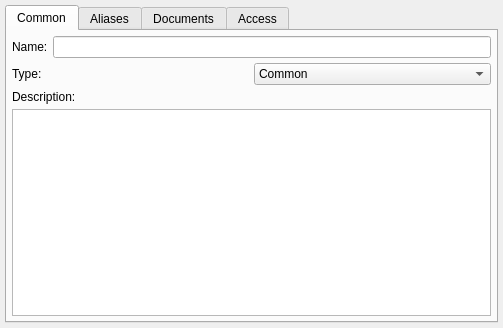
<?xml version="1.0" encoding="UTF-8"?>
<ui version="4.0">
 <class>dEditJournal</class>
 <widget class="QMainWindow" name="dEditJournal">
  <property name="geometry">
   <rect>
    <x>0</x>
    <y>0</y>
    <width>503</width>
    <height>328</height>
   </rect>
  </property>
  <property name="windowTitle">
   <string>Journal</string>
  </property>
  <widget class="QWidget" name="widget">
   <layout class="QGridLayout">
    <item row="0" column="0">
     <widget class="QTabWidget" name="tabWidget18">
      <property name="sizePolicy">
       <sizepolicy hsizetype="Expanding" vsizetype="Expanding">
        <horstretch>0</horstretch>
        <verstretch>0</verstretch>
       </sizepolicy>
      </property>
      <widget class="QWidget" name="tab">
       <attribute name="title">
        <string>Common</string>
       </attribute>
       <layout class="QGridLayout">
        <item row="0" column="0">
         <layout class="QHBoxLayout">
          <item>
           <widget class="QLabel" name="textLabel3">
            <property name="text">
             <string>Name:</string>
            </property>
            <property name="wordWrap">
             <bool>false</bool>
            </property>
           </widget>
          </item>
          <item>
           <widget class="QLineEdit" name="eName"/>
          </item>
         </layout>
        </item>
        <item row="3" column="0">
         <widget class="QTextEdit" name="eDescription"/>
        </item>
        <item row="1" column="0">
         <layout class="QHBoxLayout">
          <item>
           <widget class="QLabel" name="lType">
            <property name="text">
             <string>Type:</string>
            </property>
            <property name="wordWrap">
             <bool>false</bool>
            </property>
           </widget>
          </item>
          <item>
           <widget class="QComboBox" name="cbType">
            <item>
             <property name="text">
              <string>Common</string>
             </property>
            </item>
            <item>
             <property name="text">
              <string>Special</string>
             </property>
            </item>
            <item>
             <property name="text">
              <string>Othes</string>
             </property>
            </item>
           </widget>
          </item>
         </layout>
        </item>
        <item row="2" column="0">
         <widget class="QLabel" name="textLabel4">
          <property name="text">
           <string>Description:</string>
          </property>
          <property name="wordWrap">
           <bool>false</bool>
          </property>
         </widget>
        </item>
       </layout>
      </widget>
      <widget class="QWidget" name="tab">
       <attribute name="title">
        <string>Aliases</string>
       </attribute>
       <layout class="QGridLayout">
        <item row="0" column="0">
         <widget class="QTableWidget" name="tAliases">
          <property name="numRows" stdset="0">
           <number>0</number>
          </property>
          <property name="numCols" stdset="0">
           <number>0</number>
          </property>
         </widget>
        </item>
       </layout>
      </widget>
      <widget class="QWidget" name="TabPage">
       <attribute name="title">
        <string>Documents</string>
       </attribute>
       <layout class="QGridLayout">
        <item row="0" column="0">
         <layout class="QHBoxLayout">
          <item>
           <layout class="QHBoxLayout"/>
          </item>
          <item>
           <layout class="QVBoxLayout">
            <item>
             <spacer>
              <property name="orientation">
               <enum>Qt::Vertical</enum>
              </property>
              <property name="sizeType">
               <enum>QSizePolicy::Expanding</enum>
              </property>
              <property name="sizeHint" stdset="0">
               <size>
                <width>20</width>
                <height>40</height>
               </size>
              </property>
             </spacer>
            </item>
            <item>
             <widget class="QPushButton" name="bAddDoc">
              <property name="sizePolicy">
               <sizepolicy hsizetype="Minimum" vsizetype="Fixed">
                <horstretch>0</horstretch>
                <verstretch>0</verstretch>
               </sizepolicy>
              </property>
              <property name="text">
               <string/>
              </property>
              <property name="icon">
               <iconset>
                <normaloff/>
               </iconset>
              </property>
             </widget>
            </item>
            <item>
             <widget class="QPushButton" name="bRemoveDoc">
              <property name="sizePolicy">
               <sizepolicy hsizetype="Minimum" vsizetype="Fixed">
                <horstretch>0</horstretch>
                <verstretch>0</verstretch>
               </sizepolicy>
              </property>
              <property name="text">
               <string/>
              </property>
              <property name="icon">
               <iconset>
                <normaloff/>
               </iconset>
              </property>
             </widget>
            </item>
            <item>
             <widget class="QPushButton" name="bMoveUp">
              <property name="sizePolicy">
               <sizepolicy hsizetype="Minimum" vsizetype="Fixed">
                <horstretch>0</horstretch>
                <verstretch>0</verstretch>
               </sizepolicy>
              </property>
              <property name="text">
               <string/>
              </property>
              <property name="icon">
               <iconset>
                <normaloff/>
               </iconset>
              </property>
             </widget>
            </item>
            <item>
             <widget class="QPushButton" name="bMoveDown">
              <property name="sizePolicy">
               <sizepolicy hsizetype="Minimum" vsizetype="Fixed">
                <horstretch>0</horstretch>
                <verstretch>0</verstretch>
               </sizepolicy>
              </property>
              <property name="text">
               <string/>
              </property>
              <property name="icon">
               <iconset>
                <normaloff/>
               </iconset>
              </property>
             </widget>
            </item>
            <item>
             <spacer>
              <property name="orientation">
               <enum>Qt::Vertical</enum>
              </property>
              <property name="sizeType">
               <enum>QSizePolicy::Expanding</enum>
              </property>
              <property name="sizeHint" stdset="0">
               <size>
                <width>20</width>
                <height>56</height>
               </size>
              </property>
             </spacer>
            </item>
           </layout>
          </item>
         </layout>
        </item>
       </layout>
      </widget>
      <widget class="QWidget" name="TabPage">
       <attribute name="title">
        <string>Access</string>
       </attribute>
       <layout class="QGridLayout">
        <item row="0" column="0">
         <widget class="QTableWidget" name="tRoles">
          <property name="selectionMode">
           <enum>QAbstractItemView::ExtendedSelection</enum>
          </property>
          <property name="showGrid">
           <bool>false</bool>
          </property>
          <property name="numRows" stdset="0">
           <number>0</number>
          </property>
          <property name="numCols" stdset="0">
           <number>2</number>
          </property>
          <column>
           <property name="text">
            <string>Read</string>
           </property>
          </column>
          <column>
           <property name="text">
            <string>Write</string>
           </property>
          </column>
         </widget>
        </item>
       </layout>
      </widget>
     </widget>
    </item>
   </layout>
  </widget>
  <action name="Action">
   <property name="iconText">
    <string>Action</string>
   </property>
   <property name="name" stdset="0">
    <string>Action</string>
   </property>
  </action>
  <action name="Action_2">
   <property name="iconText">
    <string>Action_2</string>
   </property>
   <property name="name" stdset="0">
    <string>Action_2</string>
   </property>
  </action>
 </widget>
 <layoutdefault spacing="5" margin="5"/>
 <pixmapfunction>rcIcon</pixmapfunction>
 <includes>
  <include location="local">mdtree.h</include>
  <include location="local">atreeitems.h</include>
  <include location="local">aliaseditor.h</include>
  <include location="local">mainform.h</include>
  <include location="local">roleeditor.h</include>
 </includes>
 <resources/>
 <connections>
  <connection>
   <sender>cbType</sender>
   <signal>activated(int)</signal>
   <receiver>dEditJournal</receiver>
   <slot>typeChange()</slot>
   <hints>
    <hint type="sourcelabel">
     <x>20</x>
     <y>20</y>
    </hint>
    <hint type="destinationlabel">
     <x>20</x>
     <y>20</y>
    </hint>
   </hints>
  </connection>
  <connection>
   <sender>bAddDoc</sender>
   <signal>clicked()</signal>
   <receiver>dEditJournal</receiver>
   <slot>addDoc()</slot>
   <hints>
    <hint type="sourcelabel">
     <x>20</x>
     <y>20</y>
    </hint>
    <hint type="destinationlabel">
     <x>20</x>
     <y>20</y>
    </hint>
   </hints>
  </connection>
  <connection>
   <sender>bRemoveDoc</sender>
   <signal>clicked()</signal>
   <receiver>dEditJournal</receiver>
   <slot>removeDoc()</slot>
   <hints>
    <hint type="sourcelabel">
     <x>20</x>
     <y>20</y>
    </hint>
    <hint type="destinationlabel">
     <x>20</x>
     <y>20</y>
    </hint>
   </hints>
  </connection>
  <connection>
   <sender>bMoveUp</sender>
   <signal>clicked()</signal>
   <receiver>dEditJournal</receiver>
   <slot>moveUp()</slot>
   <hints>
    <hint type="sourcelabel">
     <x>20</x>
     <y>20</y>
    </hint>
    <hint type="destinationlabel">
     <x>20</x>
     <y>20</y>
    </hint>
   </hints>
  </connection>
  <connection>
   <sender>bMoveDown</sender>
   <signal>clicked()</signal>
   <receiver>dEditJournal</receiver>
   <slot>moveDown()</slot>
   <hints>
    <hint type="sourcelabel">
     <x>20</x>
     <y>20</y>
    </hint>
    <hint type="destinationlabel">
     <x>20</x>
     <y>20</y>
    </hint>
   </hints>
  </connection>
 </connections>
</ui>
